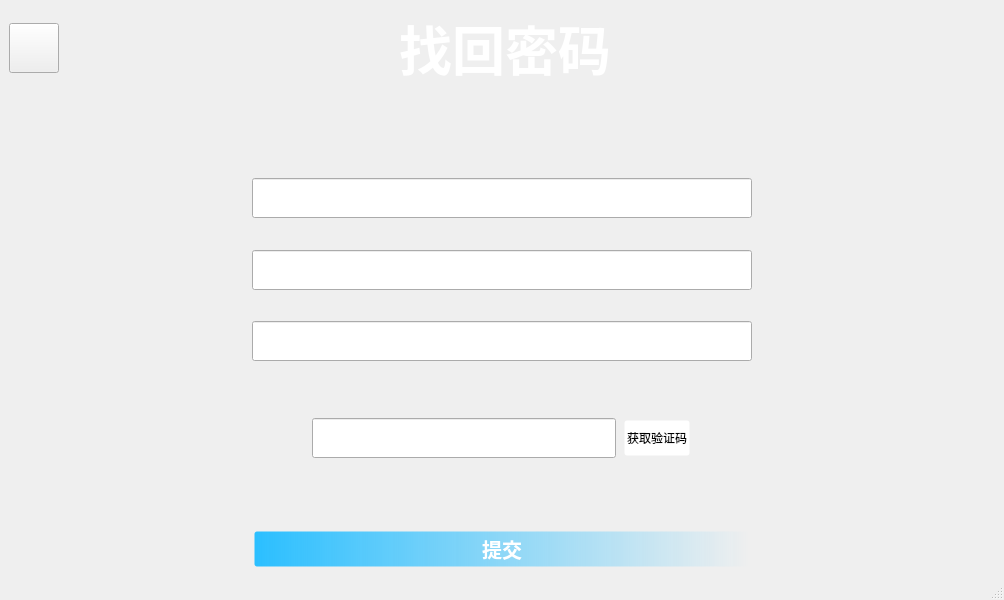
<?xml version="1.0" encoding="UTF-8"?>
<ui version="4.0">
 <class>find_password</class>
 <widget class="QMainWindow" name="find_password">
  <property name="geometry">
   <rect>
    <x>0</x>
    <y>0</y>
    <width>1004</width>
    <height>600</height>
   </rect>
  </property>
  <property name="windowTitle">
   <string>MainWindow</string>
  </property>
  <property name="styleSheet">
   <string notr="true">QMainWindow{
	border-image: url(:/new/prefix1/login.jpg);
}</string>
  </property>
  <widget class="QWidget" name="centralwidget">
   <layout class="QVBoxLayout" name="verticalLayout_2">
    <item>
     <layout class="QVBoxLayout" name="verticalLayout">
      <item>
       <layout class="QHBoxLayout" name="horizontalLayout_2">
        <item>
         <widget class="QPushButton" name="pushButton_3">
          <property name="sizePolicy">
           <sizepolicy hsizetype="Fixed" vsizetype="Fixed">
            <horstretch>0</horstretch>
            <verstretch>0</verstretch>
           </sizepolicy>
          </property>
          <property name="minimumSize">
           <size>
            <width>50</width>
            <height>50</height>
           </size>
          </property>
          <property name="styleSheet">
           <string notr="true">border-image: url(:/new/prefix1/back.png);</string>
          </property>
          <property name="text">
           <string/>
          </property>
         </widget>
        </item>
        <item alignment="Qt::AlignHCenter">
         <widget class="QLabel" name="label">
          <property name="font">
           <font>
            <family>Microsoft YaHei UI</family>
            <pointsize>40</pointsize>
            <weight>75</weight>
            <bold>true</bold>
           </font>
          </property>
          <property name="styleSheet">
           <string notr="true">color: rgb(255, 255, 255);</string>
          </property>
          <property name="text">
           <string>找回密码</string>
          </property>
          <property name="alignment">
           <set>Qt::AlignCenter</set>
          </property>
         </widget>
        </item>
        <item>
         <spacer name="horizontalSpacer">
          <property name="orientation">
           <enum>Qt::Horizontal</enum>
          </property>
          <property name="sizeType">
           <enum>QSizePolicy::Fixed</enum>
          </property>
          <property name="sizeHint" stdset="0">
           <size>
            <width>50</width>
            <height>20</height>
           </size>
          </property>
         </spacer>
        </item>
       </layout>
      </item>
      <item>
       <spacer name="verticalSpacer_2">
        <property name="orientation">
         <enum>Qt::Vertical</enum>
        </property>
        <property name="sizeHint" stdset="0">
         <size>
          <width>20</width>
          <height>100</height>
         </size>
        </property>
       </spacer>
      </item>
      <item alignment="Qt::AlignHCenter">
       <widget class="QLineEdit" name="username">
        <property name="sizePolicy">
         <sizepolicy hsizetype="Preferred" vsizetype="Fixed">
          <horstretch>0</horstretch>
          <verstretch>0</verstretch>
         </sizepolicy>
        </property>
        <property name="minimumSize">
         <size>
          <width>500</width>
          <height>40</height>
         </size>
        </property>
        <property name="maximumSize">
         <size>
          <width>2000</width>
          <height>16777215</height>
         </size>
        </property>
        <property name="font">
         <font>
          <pointsize>15</pointsize>
         </font>
        </property>
        <property name="layoutDirection">
         <enum>Qt::LeftToRight</enum>
        </property>
        <property name="alignment">
         <set>Qt::AlignLeading|Qt::AlignLeft|Qt::AlignVCenter</set>
        </property>
       </widget>
      </item>
      <item>
       <spacer name="verticalSpacer_3">
        <property name="orientation">
         <enum>Qt::Vertical</enum>
        </property>
        <property name="sizeHint" stdset="0">
         <size>
          <width>20</width>
          <height>40</height>
         </size>
        </property>
       </spacer>
      </item>
      <item alignment="Qt::AlignHCenter">
       <widget class="QLineEdit" name="mail">
        <property name="minimumSize">
         <size>
          <width>500</width>
          <height>40</height>
         </size>
        </property>
        <property name="font">
         <font>
          <pointsize>15</pointsize>
         </font>
        </property>
       </widget>
      </item>
      <item>
       <spacer name="verticalSpacer">
        <property name="orientation">
         <enum>Qt::Vertical</enum>
        </property>
        <property name="sizeHint" stdset="0">
         <size>
          <width>20</width>
          <height>40</height>
         </size>
        </property>
       </spacer>
      </item>
      <item alignment="Qt::AlignHCenter">
       <widget class="QLineEdit" name="set_password">
        <property name="minimumSize">
         <size>
          <width>500</width>
          <height>40</height>
         </size>
        </property>
        <property name="font">
         <font>
          <pointsize>15</pointsize>
         </font>
        </property>
        <property name="echoMode">
         <enum>QLineEdit::Password</enum>
        </property>
       </widget>
      </item>
      <item>
       <spacer name="verticalSpacer_4">
        <property name="orientation">
         <enum>Qt::Vertical</enum>
        </property>
        <property name="sizeHint" stdset="0">
         <size>
          <width>20</width>
          <height>40</height>
         </size>
        </property>
       </spacer>
      </item>
      <item>
       <spacer name="verticalSpacer_6">
        <property name="orientation">
         <enum>Qt::Vertical</enum>
        </property>
        <property name="sizeHint" stdset="0">
         <size>
          <width>20</width>
          <height>40</height>
         </size>
        </property>
       </spacer>
      </item>
      <item>
       <layout class="QHBoxLayout" name="horizontalLayout">
        <property name="spacing">
         <number>6</number>
        </property>
        <property name="topMargin">
         <number>0</number>
        </property>
        <property name="bottomMargin">
         <number>0</number>
        </property>
        <item>
         <spacer name="horizontalSpacer_2">
          <property name="orientation">
           <enum>Qt::Horizontal</enum>
          </property>
          <property name="sizeType">
           <enum>QSizePolicy::Expanding</enum>
          </property>
          <property name="sizeHint" stdset="0">
           <size>
            <width>240</width>
            <height>20</height>
           </size>
          </property>
         </spacer>
        </item>
        <item>
         <widget class="QLineEdit" name="confirm_code">
          <property name="minimumSize">
           <size>
            <width>0</width>
            <height>40</height>
           </size>
          </property>
          <property name="font">
           <font>
            <pointsize>15</pointsize>
           </font>
          </property>
         </widget>
        </item>
        <item>
         <widget class="QPushButton" name="pushButton">
          <property name="minimumSize">
           <size>
            <width>0</width>
            <height>40</height>
           </size>
          </property>
          <property name="font">
           <font>
            <family>Microsoft YaHei UI</family>
           </font>
          </property>
          <property name="styleSheet">
           <string notr="true">QPushButton{

background-color:#ffffff;
border:5px solid #00000000;
border-radius: 5px;   
}
QPushButton:hover{
background-color:#E1E1E1;
border-bottom-color:#C4E06F;
}
QPushButton:pressed{
background-color:#E1E1E1;
border-bottom-color:#287E7D;
}</string>
          </property>
          <property name="text">
           <string>获取验证码</string>
          </property>
         </widget>
        </item>
        <item>
         <spacer name="horizontalSpacer_3">
          <property name="orientation">
           <enum>Qt::Horizontal</enum>
          </property>
          <property name="sizeType">
           <enum>QSizePolicy::Expanding</enum>
          </property>
          <property name="sizeHint" stdset="0">
           <size>
            <width>230</width>
            <height>20</height>
           </size>
          </property>
         </spacer>
        </item>
       </layout>
      </item>
      <item>
       <spacer name="verticalSpacer_5">
        <property name="orientation">
         <enum>Qt::Vertical</enum>
        </property>
        <property name="sizeHint" stdset="0">
         <size>
          <width>20</width>
          <height>80</height>
         </size>
        </property>
       </spacer>
      </item>
      <item alignment="Qt::AlignHCenter">
       <widget class="QPushButton" name="pushButton_2">
        <property name="minimumSize">
         <size>
          <width>500</width>
          <height>40</height>
         </size>
        </property>
        <property name="font">
         <font>
          <family>Microsoft YaHei UI</family>
          <pointsize>15</pointsize>
          <weight>75</weight>
          <bold>true</bold>
         </font>
        </property>
        <property name="styleSheet">
         <string notr="true">QPushButton{
	
	
	
	background-color: qlineargradient(spread:pad, x1:0, y1:0, x2:1, y2:0, stop:0 rgba(43, 191, 255, 255), stop:1 rgba(255, 255, 255,0));
border:5px solid #00000000;
border-radius: 5px;   
	
	color: rgb(255, 255, 255);
}
QPushButton:hover{
background-color: qlineargradient(spread:pad, x1:0, y1:0, x2:1, y2:0, stop:0 rgba(169, 82, 255, 255), stop:1 rgba(255, 255, 255,0));

}
QPushButton:pressed{
background-color: qlineargradient(spread:pad, x1:0, y1:0, x2:1, y2:0, stop:0 rgba(
137, 16, 197, 255), stop:1 rgba(255, 255, 255,0));
}</string>
        </property>
        <property name="text">
         <string>提交</string>
        </property>
       </widget>
      </item>
     </layout>
    </item>
   </layout>
  </widget>
  <widget class="QMenuBar" name="menubar">
   <property name="geometry">
    <rect>
     <x>0</x>
     <y>0</y>
     <width>1004</width>
     <height>23</height>
    </rect>
   </property>
  </widget>
  <widget class="QStatusBar" name="statusbar"/>
 </widget>
 <resources/>
 <connections/>
</ui>
